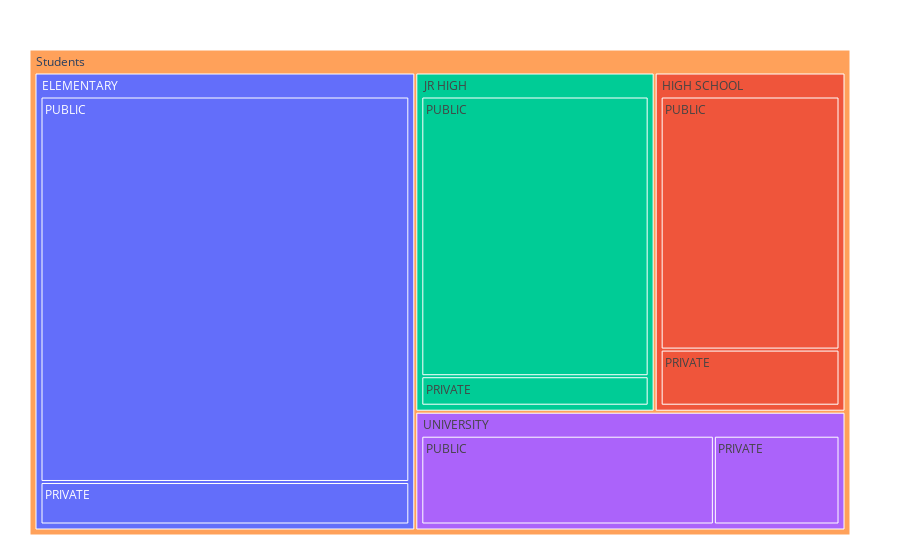

Here is the notebook cell this chart was saved with:
### Markdown cell above
# public and private by educational level

### Code cell
import plotly.express as px
df = students_fv
fig = px.treemap(df, path=[px.Constant("Students"), 'LEVEL',"TYPE"], 
                 values='2019-2020', color='LEVEL')
fig.update_layout(margin = dict(t=50, l=30, r=50, b=25))
fig.show()

### Figure 1 — Plotly figure (JSON) as saved in the notebook; plotly's stock layout.template omitted (floating-point values rounded to 4 significant figures)
{"data": [{"branchvalues": "total", "customdata": [["ELEMENTARY"], ["HIGH SCHOOL"], ["JR HIGH"], ["UNIVERSITY"], ["ELEMENTARY"], ["HIGH SCHOOL"], ["JR HIGH"], ["UNIVERSITY"], ["ELEMENTARY"], ["HIGH SCHOOL"], ["JR HIGH"], ["UNIVERSITY"], ["(?)"]], "domain": {"x": [0, 1], "y": [0, 1]}, "hovertemplate": "labels=%{label}<br>2019-2020=%{value}<br>parent=%{parent}<br>id=%{id}<br>LEVEL=%{customdata[0]}<extra></extra>", "ids": ["Students/ELEMENTARY/PRIVATE", "Students/HIGH SCHOOL/PRIVATE", "Students/JR HIGH/PRIVATE", "Students/UNIVERSITY/PRIVATE", "Students/ELEMENTARY/PUBLIC", "Students/HIGH SCHOOL/PUBLIC", "Students/JR HIGH/PUBLIC", "Students/UNIVERSITY/PUBLIC", "Students/ELEMENTARY", "Students/HIGH SCHOOL", "Students/JR HIGH", "Students/UNIVERSITY", "Students"], "labels": ["PRIVATE", "PRIVATE", "PRIVATE", "PRIVATE", "PUBLIC", "PUBLIC", "PUBLIC", "PUBLIC", "ELEMENTARY", "HIGH SCHOOL", "JR HIGH", "UNIVERSITY", "Students"], "marker": {"colors": ["#636efa", "#EF553B", "#00cc96", "#ab63fa", "#636efa", "#EF553B", "#00cc96", "#ab63fa", "#636efa", "#EF553B", "#00cc96", "#ab63fa", "#FFA15A"]}, "name": "", "parents": ["Students/ELEMENTARY", "Students/HIGH SCHOOL", "Students/JR HIGH", "Students/UNIVERSITY", "Students/ELEMENTARY", "Students/HIGH SCHOOL", "Students/JR HIGH", "Students/UNIVERSITY", "Students", "Students", "Students", "Students", ""], "type": "treemap", "values": [1376933, 934052, 615734, 1220134, 12485473, 4211125, 5837791, 2841510, 13862406, 5145177, 6453525, 4061644, 29522752]}], "layout": {"legend": {"tracegroupgap": 0}, "margin": {"b": 25, "l": 30, "r": 50, "t": 50}}}
